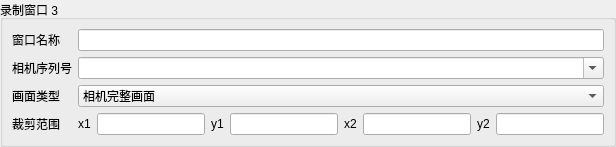
         <widget class="QGroupBox" name="settings_camera_groups_2">
          <property name="sizePolicy">
           <sizepolicy hsizetype="Preferred" vsizetype="Preferred">
            <horstretch>0</horstretch>
            <verstretch>0</verstretch>
           </sizepolicy>
          </property>
          <property name="title">
           <string>录制窗口 3</string>
          </property>
          <layout class="QFormLayout" name="settings_FormLayout_4">
           <property name="leftMargin">
            <number>9</number>
           </property>
           <property name="topMargin">
            <number>9</number>
           </property>
           <property name="rightMargin">
            <number>9</number>
           </property>
           <property name="bottomMargin">
            <number>9</number>
           </property>
           <property name="horizontalSpacing">
            <number>6</number>
           </property>
           <property name="verticalSpacing">
            <number>6</number>
           </property>
           <property name="fieldGrowthPolicy">
            <enum>QFormLayout::AllNonFixedFieldsGrow</enum>
           </property>
           <item row="0" column="0">
            <widget class="QLabel" name="settings_Label_29">
             <property name="sizePolicy">
              <sizepolicy hsizetype="Preferred" vsizetype="Preferred">
               <horstretch>0</horstretch>
               <verstretch>0</verstretch>
              </sizepolicy>
             </property>
             <property name="text">
              <string>窗口名称</string>
             </property>
             <property name="wordWrap">
              <bool>false</bool>
             </property>
             <property name="alignment">
              <set>Qt::AlignLeft|Qt::AlignVCenter</set>
             </property>
             <property name="textInteractionFlags">
              <set>Qt::LinksAccessibleByMouse</set>
             </property>
            </widget>
           </item>
           <item row="0" column="1">
            <widget class="QLineEdit" name="settings_camera_2_name">
             <property name="sizePolicy">
              <sizepolicy hsizetype="Expanding" vsizetype="Fixed">
               <horstretch>0</horstretch>
               <verstretch>0</verstretch>
              </sizepolicy>
             </property>
             <property name="text">
              <string />
             </property>
             <property name="placeholderText">
              <string />
             </property>
            </widget>
           </item>
           <item row="1" column="0">
            <widget class="QLabel" name="settings_Label_30">
             <property name="sizePolicy">
              <sizepolicy hsizetype="Preferred" vsizetype="Preferred">
               <horstretch>0</horstretch>
               <verstretch>0</verstretch>
              </sizepolicy>
             </property>
             <property name="text">
              <string>相机序列号</string>
             </property>
             <property name="wordWrap">
              <bool>false</bool>
             </property>
             <property name="alignment">
              <set>Qt::AlignLeft|Qt::AlignVCenter</set>
             </property>
             <property name="textInteractionFlags">
              <set>Qt::LinksAccessibleByMouse</set>
             </property>
            </widget>
           </item>
           <item row="1" column="1">
            <widget class="QComboBox" name="settings_camera_2_serial">
             <property name="sizePolicy">
              <sizepolicy hsizetype="Preferred" vsizetype="Fixed">
               <horstretch>0</horstretch>
               <verstretch>0</verstretch>
              </sizepolicy>
             </property>
             <property name="editable">
              <bool>true</bool>
             </property>
             <property name="currentIndex">
              <number>-1</number>
             </property>
            </widget>
           </item>
           <item row="2" column="0">
            <widget class="QLabel" name="settings_Label_31">
             <property name="sizePolicy">
              <sizepolicy hsizetype="Preferred" vsizetype="Preferred">
               <horstretch>0</horstretch>
               <verstretch>0</verstretch>
              </sizepolicy>
             </property>
             <property name="text">
              <string>画面类型</string>
             </property>
             <property name="wordWrap">
              <bool>false</bool>
             </property>
             <property name="alignment">
              <set>Qt::AlignLeft|Qt::AlignVCenter</set>
             </property>
             <property name="textInteractionFlags">
              <set>Qt::LinksAccessibleByMouse</set>
             </property>
            </widget>
           </item>
           <item row="2" column="1">
            <widget class="QComboBox" name="settings_camera_2_mode">
             <property name="sizePolicy">
              <sizepolicy hsizetype="Preferred" vsizetype="Fixed">
               <horstretch>0</horstretch>
               <verstretch>0</verstretch>
              </sizepolicy>
             </property>
             <property name="editable">
              <bool>false</bool>
             </property>
             <property name="currentIndex">
              <number>0</number>
             </property>
             <item>
              <property name="text">
               <string>相机完整画面</string>
              </property>
             </item>
             <item>
              <property name="text">
               <string>该相机的 ROI 裁剪</string>
              </property>
             </item>
            </widget>
           </item>
           <item row="3" column="0">
            <widget class="QLabel" name="settings_Label_32">
             <property name="sizePolicy">
              <sizepolicy hsizetype="Preferred" vsizetype="Preferred">
               <horstretch>0</horstretch>
               <verstretch>0</verstretch>
              </sizepolicy>
             </property>
             <property name="text">
              <string>裁剪范围</string>
             </property>
             <property name="wordWrap">
              <bool>false</bool>
             </property>
             <property name="alignment">
              <set>Qt::AlignLeft|Qt::AlignVCenter</set>
             </property>
             <property name="textInteractionFlags">
              <set>Qt::LinksAccessibleByMouse</set>
             </property>
            </widget>
           </item>
           <item row="3" column="1">
            <widget class="QWidget" name="settings_Widget_10">
             <property name="sizePolicy">
              <sizepolicy hsizetype="Preferred" vsizetype="Preferred">
               <horstretch>0</horstretch>
               <verstretch>0</verstretch>
              </sizepolicy>
             </property>
             <layout class="QHBoxLayout" name="settings_HBoxLayout_4" stretch="0,0,0,0,0,0,0,0">
              <property name="leftMargin">
               <number>0</number>
              </property>
              <property name="topMargin">
               <number>0</number>
              </property>
              <property name="rightMargin">
               <number>0</number>
              </property>
              <property name="bottomMargin">
               <number>0</number>
              </property>
              <property name="spacing">
               <number>6</number>
              </property>
              <item>
               <widget class="QLabel" name="settings_Label_33">
                <property name="sizePolicy">
                 <sizepolicy hsizetype="Preferred" vsizetype="Preferred">
                  <horstretch>0</horstretch>
                  <verstretch>0</verstretch>
                 </sizepolicy>
                </property>
                <property name="text">
                 <string>x1</string>
                </property>
                <property name="wordWrap">
                 <bool>false</bool>
                </property>
                <property name="alignment">
                 <set>Qt::AlignLeft|Qt::AlignVCenter</set>
                </property>
                <property name="textInteractionFlags">
                 <set>Qt::LinksAccessibleByMouse</set>
                </property>
               </widget>
              </item>
              <item>
               <widget class="QLineEdit" name="settings_camera_2_roi_0">
                <property name="accessibleName">
                 <string>窗口 3 ROI x1</string>
                </property>
                <property name="sizePolicy">
                 <sizepolicy hsizetype="Expanding" vsizetype="Fixed">
                  <horstretch>0</horstretch>
                  <verstretch>0</verstretch>
                 </sizepolicy>
                </property>
                <property name="text">
                 <string />
                </property>
                <property name="placeholderText">
                 <string />
                </property>
               </widget>
              </item>
              <item>
               <widget class="QLabel" name="settings_Label_34">
                <property name="sizePolicy">
                 <sizepolicy hsizetype="Preferred" vsizetype="Preferred">
                  <horstretch>0</horstretch>
                  <verstretch>0</verstretch>
                 </sizepolicy>
                </property>
                <property name="text">
                 <string>y1</string>
                </property>
                <property name="wordWrap">
                 <bool>false</bool>
                </property>
                <property name="alignment">
                 <set>Qt::AlignLeft|Qt::AlignVCenter</set>
                </property>
                <property name="textInteractionFlags">
                 <set>Qt::LinksAccessibleByMouse</set>
                </property>
               </widget>
              </item>
              <item>
               <widget class="QLineEdit" name="settings_camera_2_roi_1">
                <property name="accessibleName">
                 <string>窗口 3 ROI y1</string>
                </property>
                <property name="sizePolicy">
                 <sizepolicy hsizetype="Expanding" vsizetype="Fixed">
                  <horstretch>0</horstretch>
                  <verstretch>0</verstretch>
                 </sizepolicy>
                </property>
                <property name="text">
                 <string />
                </property>
                <property name="placeholderText">
                 <string />
                </property>
               </widget>
              </item>
              <item>
               <widget class="QLabel" name="settings_Label_35">
                <property name="sizePolicy">
                 <sizepolicy hsizetype="Preferred" vsizetype="Preferred">
                  <horstretch>0</horstretch>
                  <verstretch>0</verstretch>
                 </sizepolicy>
                </property>
                <property name="text">
                 <string>x2</string>
                </property>
                <property name="wordWrap">
                 <bool>false</bool>
                </property>
                <property name="alignment">
                 <set>Qt::AlignLeft|Qt::AlignVCenter</set>
                </property>
                <property name="textInteractionFlags">
                 <set>Qt::LinksAccessibleByMouse</set>
                </property>
               </widget>
              </item>
              <item>
               <widget class="QLineEdit" name="settings_camera_2_roi_2">
                <property name="accessibleName">
                 <string>窗口 3 ROI x2</string>
                </property>
                <property name="sizePolicy">
                 <sizepolicy hsizetype="Expanding" vsizetype="Fixed">
                  <horstretch>0</horstretch>
                  <verstretch>0</verstretch>
                 </sizepolicy>
                </property>
                <property name="text">
                 <string />
                </property>
                <property name="placeholderText">
                 <string />
                </property>
               </widget>
              </item>
              <item>
               <widget class="QLabel" name="settings_Label_36">
                <property name="sizePolicy">
                 <sizepolicy hsizetype="Preferred" vsizetype="Preferred">
                  <horstretch>0</horstretch>
                  <verstretch>0</verstretch>
                 </sizepolicy>
                </property>
                <property name="text">
                 <string>y2</string>
                </property>
                <property name="wordWrap">
                 <bool>false</bool>
                </property>
                <property name="alignment">
                 <set>Qt::AlignLeft|Qt::AlignVCenter</set>
                </property>
                <property name="textInteractionFlags">
                 <set>Qt::LinksAccessibleByMouse</set>
                </property>
               </widget>
              </item>
              <item>
               <widget class="QLineEdit" name="settings_camera_2_roi_3">
                <property name="accessibleName">
                 <string>窗口 3 ROI y2</string>
                </property>
                <property name="sizePolicy">
                 <sizepolicy hsizetype="Expanding" vsizetype="Fixed">
                  <horstretch>0</horstretch>
                  <verstretch>0</verstretch>
                 </sizepolicy>
                </property>
                <property name="text">
                 <string />
                </property>
                <property name="placeholderText">
                 <string />
                </property>
               </widget>
              </item>
             </layout>
            </widget>
           </item>
          </layout>
         </widget>
